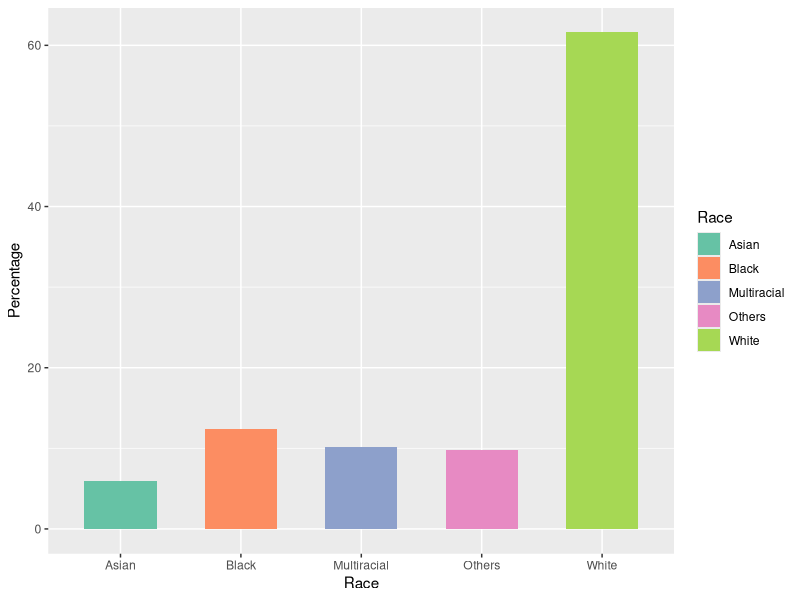
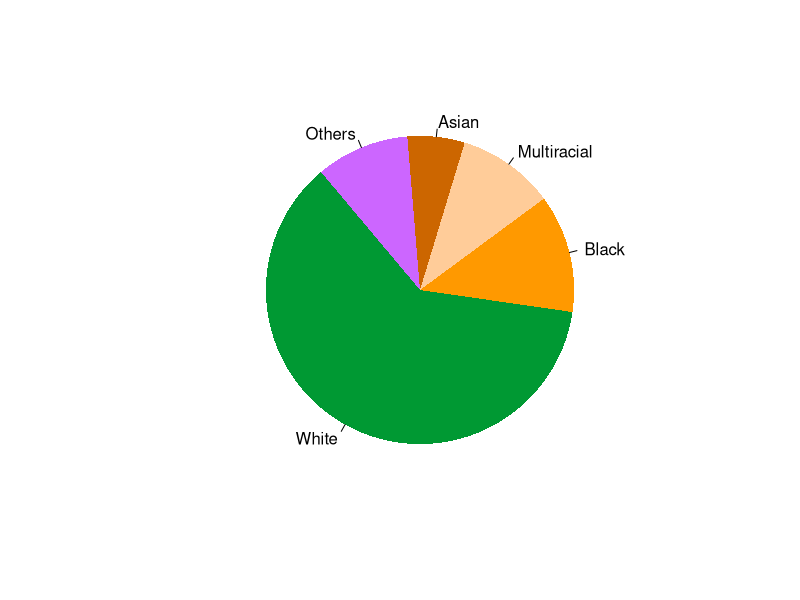
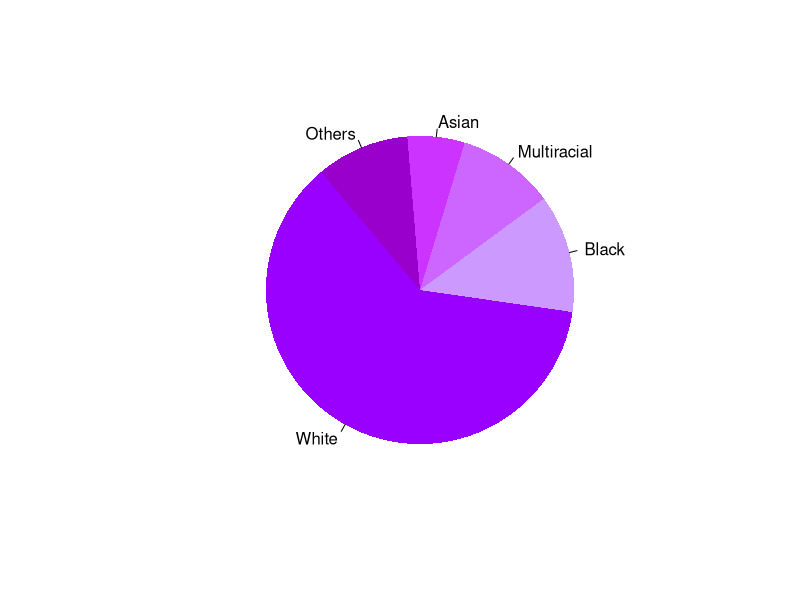
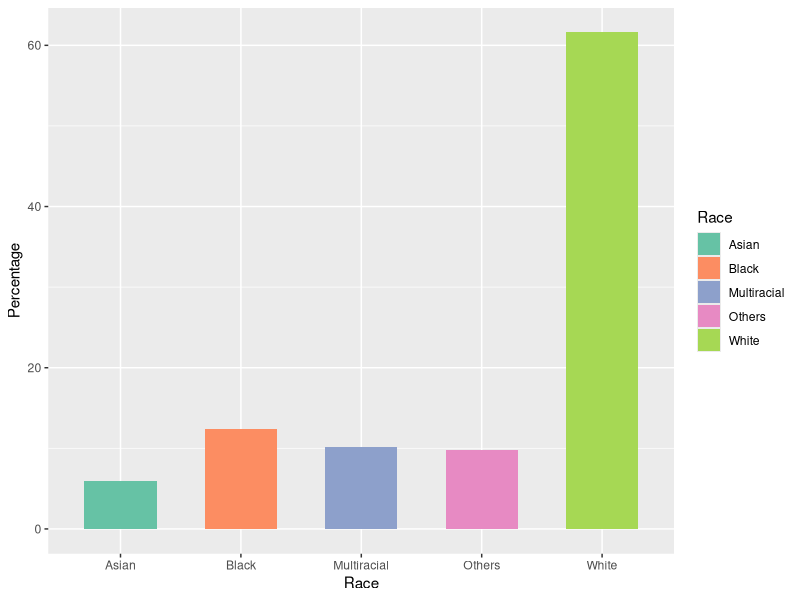

Write R code to recreate these figures, in order.
library(tidyverse)
library(ggsci)
library(RColorBrewer)

bd_rel <- tibble(
  Religion = c("Islam", "Hinduism", "Buddhism", "Christianity", "Others"),
  Percentage = c(90.4, 8.5, 0.6, 0.4, 0.1))

us_races <- tibble(
  Race = c("White", "Black", "Multiracial", "Asian", "Others"), 
  Percentage = c(61.6, 12.4, 10.2, 6, 9.8))

us_races %>% ggplot(aes(Race, Percentage, fill = Race))+
  geom_bar(stat="identity", width = 0.6)+
  scale_fill_brewer(palette = "Set2")
  geom_text(data = us_races, aes(Race, Percentage-2, 
                                 label=paste0(Percentage, "%")))
ggsave("docs/math/resources/us_races.png")
  
us_races$Race=factor(us_races$Race, 
                     levels = us_races$Race[order(-us_races$Percentage)])

pie(us_races$Percentage, us_races$Race,
    col = c('#009933', '#ff9900', '#ffcc99', '#cc6600', '#cc66ff'),
    init.angle = 130, border = NA )

pie(us_races$Percentage, us_races$Race,
    col = c('#9900ff', '#cc99ff', '#cc66ff', '#cc33ff', '#9900cc'),
    init.angle = 130, border = NA )

bd_pop <- tibble(Year = c(1901, 1991, 2001, 2011),
                 Population = c(87, 106, 124, 142))
